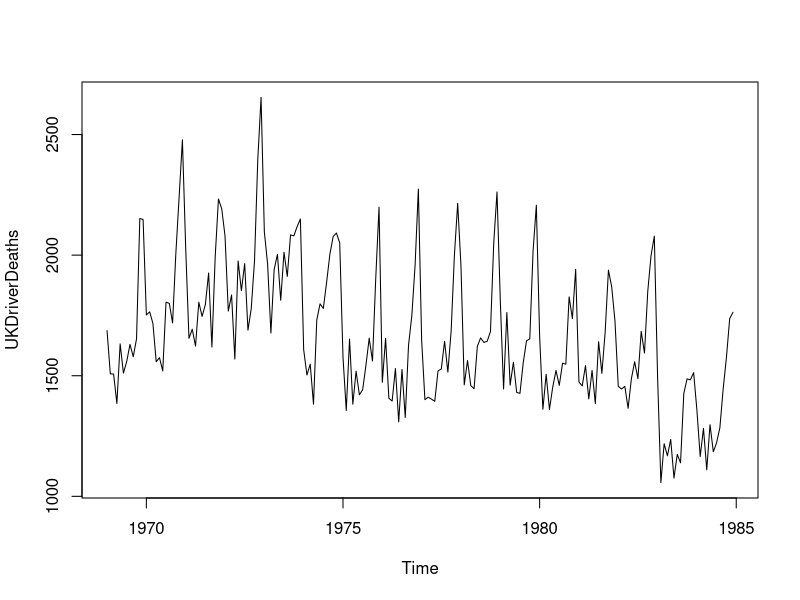
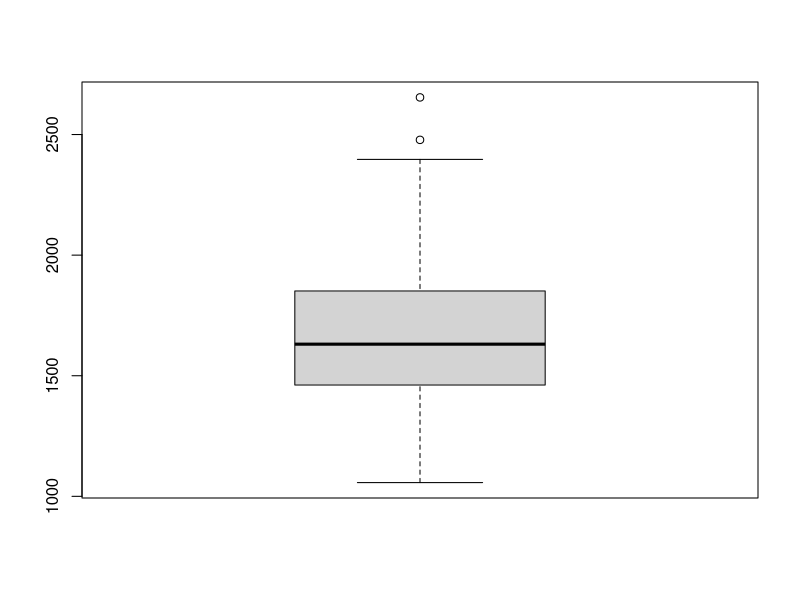

Recreate these plots in R, in order.
###########################################################
# UKDriverDeaths
# Laurence & Claire
# Sep. 25th, 2015
###########################################################



data("UKDriverDeaths")
summary(UKDriverDeaths)
range(UKDriverDeaths)
plot(UKDriverDeaths)
sd(UKDriverDeaths)
boxplot(UKDriverDeaths)
